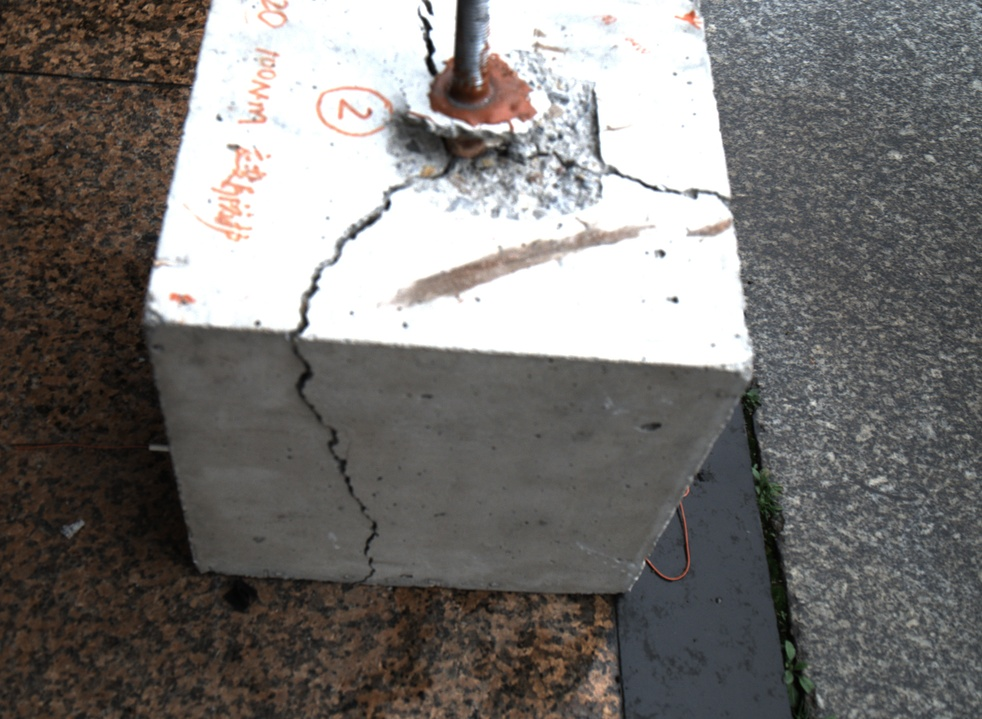
#> input picture sam_refine/data/images/1710490542.876314.jpg, 982 x 719 px, shrunk from 4096 x 3000 before the run
$ python evalSkeletonDirection.py --image_path ../../sam_refine/data/images/1710490542.876314.jpg
#> lines starting #> are read from the running program, lines starting #| are printed output that depends on the picture
import numpy as np
import cv2
import matplotlib.pyplot as plt

def apply_gaussian_filter(image, kernel_size=(5, 5), sigma=1):
    """
    Apply Gaussian filter to an image to blur/smooth it.

    Args:
        image (2D array): Input image.
        kernel_size (tuple): The size of the Gaussian kernel (width, height).
        sigma (float): The standard deviation of the Gaussian kernel.

    Returns:
        2D array: Blurred image.
    """
    # Apply Gaussian blur
    blurred_image = cv2.GaussianBlur(image, kernel_size, sigma)
    return blurred_image

def display_images(original, modified):
    """
    Display two images side by side for comparison.

    Args:
        original (2D array): Original image.
        modified (2D array): Modified image.
    """
    plt.figure(figsize=(10, 5))
    plt.subplot(1, 2, 1)
    plt.imshow(original, cmap='gray')
    plt.title('Original Image')
    plt.axis('off')

    plt.subplot(1, 2, 2)
    plt.imshow(modified, cmap='gray')
    plt.title('Image with Gaussian Filter')
    plt.axis('off')

    plt.show()

def main():
    import argparse

    parser = argparse.ArgumentParser(description="Visualize Gaussian smoothing on a skeleton mask.")
    parser.add_argument("--image_path", required=True, help="Path to a skeleton mask image.")
    parser.add_argument("--sigma", type=float, default=5.0)
    args = parser.parse_args()

    mask_image = cv2.imread(args.image_path, cv2.IMREAD_GRAYSCALE)
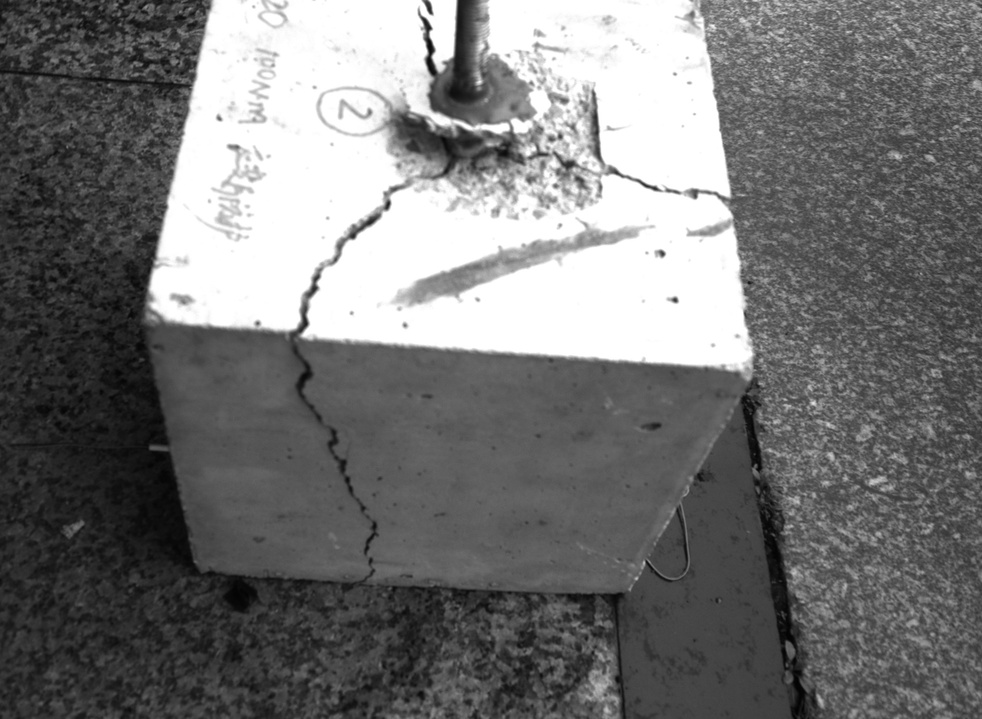
#> mask_image: shape (719, 982); min 1, max 255, mean 117.1
    if mask_image is None:
        raise FileNotFoundError(f"Image not loaded: {args.image_path}")

    blurred_mask = apply_gaussian_filter(mask_image, kernel_size=(5, 5), sigma=args.sigma)
    display_images(mask_image, blurred_mask)
#> in display_images, `plt.show()`:
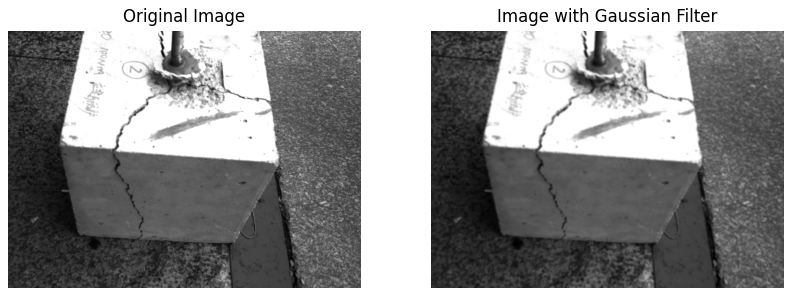
#> figure drawn by matplotlib, 2 panels


if __name__ == "__main__":
    main()
